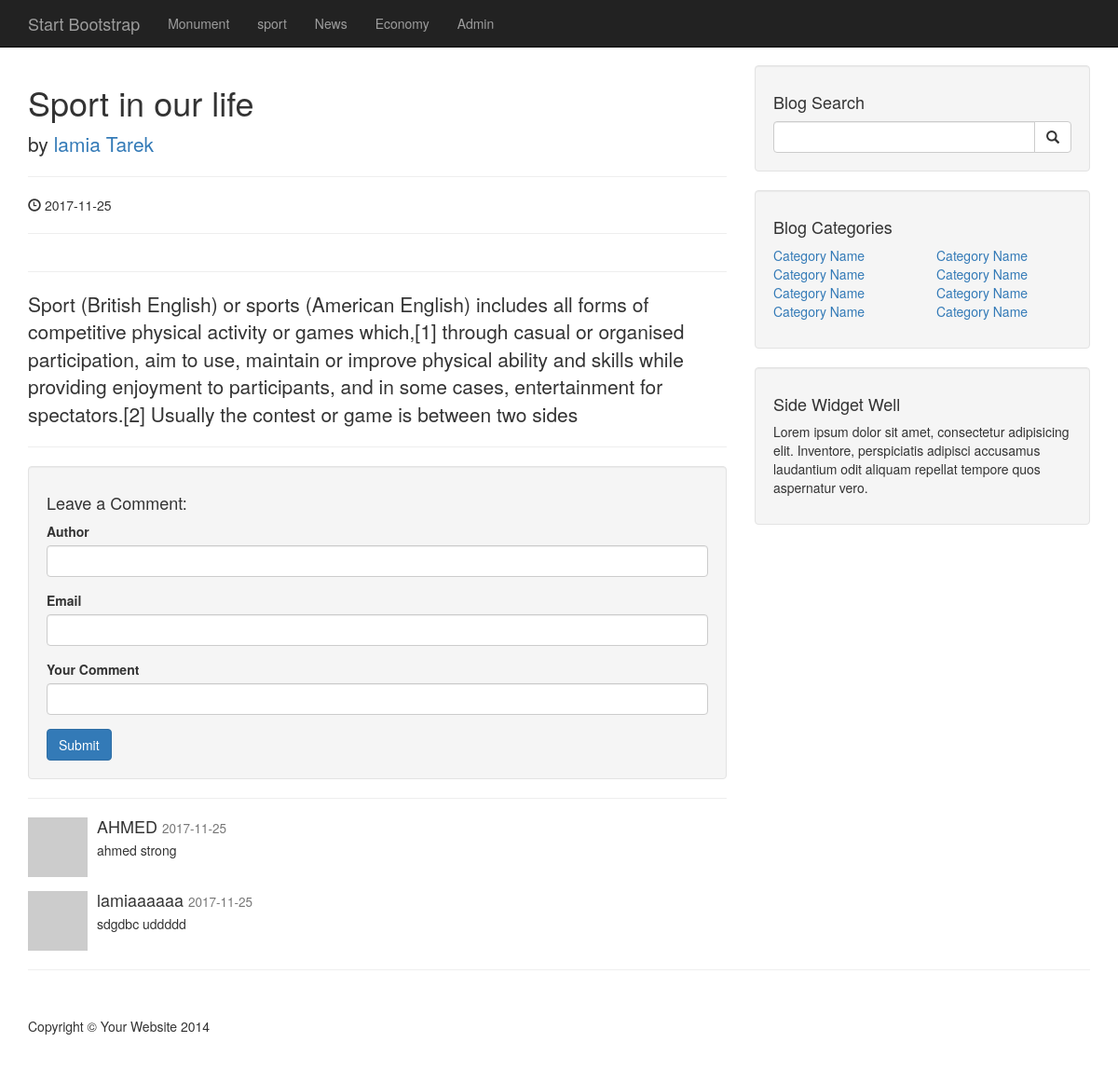
The app's page /post.php?p_id=1 with its own data.
### tables this page shows
CREATE TABLE `categories` (
  `cat_id` int(10) NOT NULL,
  `cat_title` varchar(100) NOT NULL
);

CREATE TABLE `posts` (
  `post_id` int(10) NOT NULL,
  `post_category_id` int(10) NOT NULL,
  `post_author` varchar(255) NOT NULL,
  `post_title` varchar(255) NOT NULL,
  `post_status` varchar(100) NOT NULL,
  `post_image` text NOT NULL,
  `post_tags` varchar(100) NOT NULL,
  `post_content` text NOT NULL,
  `post_comment_count` int(10) NOT NULL,
  `post_date` date NOT NULL,
  `post_views_count` int(10) NOT NULL,
  `post_user` varchar(255) NOT NULL
);

CREATE TABLE `comments` (
  `comment_id` int(10) NOT NULL,
  `comment_post_id` int(11) NOT NULL,
  `comment_author` varchar(255) NOT NULL,
  `comment_content` text NOT NULL,
  `comment_email` varchar(255) NOT NULL,
  `comment_status` varchar(255) NOT NULL,
  `comment_date` date NOT NULL
);

### post.php (the view, shortened to what this page needs)
<?php
include 'includes/db.php';
include 'includes/header.php';
include 'includes/navigation.php';
?>
    <div class="container">
        <div class="row">
            <div class="col-lg-8">
             <?php
    if(isset($_GET['p_id'])){
       $p_id =$_GET['p_id'];
            $qury="SELECT * FROM `posts` WHERE post_id=$p_id";
            $select=mysqli_query($conn,$qury);
            while($row=mysqli_fetch_assoc( $select)){
                 $post_author=$row['post_author'];
                 $post_title=$row['post_title'];
                 $post_content=$row['post_content'];
                 $post_date=$row['post_date'];
                } } ?>
                <h1><?=$post_title?></h1>
                <p class="lead">
                    by <a href="#"><?=$post_author?></a>
                </p>
                <hr>
                <p><span class="glyphicon glyphicon-time"></span> <?=$post_date?></p>
                <hr>
                <hr>
                <p class="lead"><?=$post_content?></p>
                <hr>
                <div class="well">
                    <h4>Leave a Comment:</h4>
                    <form  method="post" action=""role="form">
                        <div class="form-group">
                          <label for="Author">Author</label>
                          <input type="text" name="Author" class="form-control">
                        </div>
                        <div class="form-group">
                          <label for="Email">Email</label>
                          <input type="text" name="Email" class="form-control">
                        </div>
                        <div class="form-group">
                          <label for="comment">Your Comment</label>
                          <input type="text" name="comment" class="form-control">
                        </div>
                        <button type="submit" class="btn btn-primary" name="create_comment">Submit</button>
                    </form>
                </div>
                <hr>
                <?php
                $qury="SELECT * FROM `comments` WHERE comment_post_id=$p_id AND comment_status='Approved' ORDER BY comment_id DESC";
                $select=mysqli_query($conn,$qury);
            while($row=mysqli_fetch_assoc( $select)){
                $comment_author=$row['comment_author'];
                $comment_date=$row['comment_date'];
                $comment_content=$row['comment_content'];
                ?>
                <div class="media">
                    <a class="pull-left" href="#">
                        <img class="media-object" src="http://placehold.it/64x64" alt="">
                    </a>
                    <div class="media-body">
                        <h4 class="media-heading"><?=$comment_author?>
                            <small><?=$comment_date?></small>
                        </h4>
                        <?=$comment_content?>
                    </div>
                </div>
                <?php }?>
            </div>
            <div class="col-md-4">
                <div class="well">
                    <h4>Blog Search</h4>
                    <div class="input-group">
                        <input type="text" class="form-control">
                        <span class="input-group-btn">
                            <button class="btn btn-default" type="button">
                                <span class="glyphicon glyphicon-search"></span>
                        </button>
                        </span>
                    </div>
                </div>
                <div class="well">
                    <h4>Blog Categories</h4>
                    <div class="row">
                        <div class="col-lg-6">
                            <ul class="list-unstyled">
                                <li><a href="#">Category Name</a>
                                </li>
                                <li><a href="#">Category Name</a>
                                </li>
                                <li><a href="#">Category Name</a>
                                </li>
                                <li><a href="#">Category Name</a>
                                </li>
                            </ul>
                        </div>
                        <div class="col-lg-6">
                            <ul class="list-unstyled">
                                <li><a href="#">Category Name</a>
                                </li>
                                <li><a href="#">Category Name</a>
                                </li>
                                <li><a href="#">Category Name</a>
                                </li>
                                <li><a href="#">Category Name</a>
                                </li>
                            </ul>
                        </div>
                    </div>
                </div>
                <div class="well">
                    <h4>Side Widget Well</h4>
                    <p>Lorem ipsum dolor sit amet, consectetur adipisicing elit. Inventore, perspiciatis adipisci accusamus laudantium odit aliquam repellat tempore quos aspernatur vero.</p>
                </div>
            </div>
        </div>
        <hr>
        <footer>
            <div class="row">
                <div class="col-lg-12">
                    <p>Copyright &copy; Your Website 2014</p>
                </div>
            </div>
        </footer>
    </div>
</body>
</html>

### includes/navigation.php (shortened to what this page needs)
<nav class="navbar navbar-inverse navbar-fixed-top" role="navigation">
    <div class="container">
        <div class="navbar-header">
            <a class="navbar-brand" href="#">Start Bootstrap</a>
        </div>
        <div class="collapse navbar-collapse" id="bs-example-navbar-collapse-1">
            <ul class="nav navbar-nav">
               <?php
                  $query="SELECT * FROM `categories`";
                   $selectcat=mysqli_query($conn ,$query);
                    while($row=mysqli_fetch_array( $selectcat)){
                        $cat_title=$row['cat_title'];
                        echo"<li> <a href=#>$cat_title</a></li>";
                    }
                ?>
                 <li><a href="admin">Admin</a></li>
            </ul>
        </div>
    </div>
</nav>

### css/blog-home.css (style rules this page uses)
body { padding-top: 70px; }
footer { margin: 50px 0; }

### records on screen
categories: cat_title "Monument"
categories: cat_title "sport"
categories: cat_title "News"
categories: cat_title "Economy"
posts: post_title "Sport in our life", post_author "lamia Tarek", post_date "2017-11-25", post_content "Sport (British English) or sports (American English) includes all forms of competitive physical activity or games which,[1] through casual or organised participation, aim to use, maintain or improve physical ability and skills while providing enjoyment to participants, and in some cases, entertainment for spectators.[2] Usually the contest or game is between two sides"
comments: comment_author "AHMED", comment_date "2017-11-25", comment_content "ahmed strong"
comments: comment_author "lamiaaaaaa", comment_date "2017-11-25", comment_content "sdgdbc uddddd"
